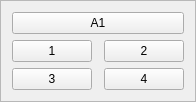
     <widget class="QFrame" name="frame_81">
      <property name="geometry">
       <rect>
        <x>220</x>
        <y>10</y>
        <width>111</width>
        <height>91</height>
       </rect>
      </property>
      <property name="frameShape">
       <enum>QFrame::StyledPanel</enum>
      </property>
      <property name="frameShadow">
       <enum>QFrame::Raised</enum>
      </property>
      <layout class="QVBoxLayout" name="verticalLayout_81">
       <item>
        <layout class="QGridLayout" name="gridLayout_81">
         <item row="0" column="0" colspan="3">
          <widget class="QPushButton" name="A1_81">
           <property name="text">
            <string>A1</string>
           </property>
          </widget>
         </item>
         <item row="1" column="2">
          <widget class="QPushButton" name="pushButton_324">
           <property name="text">
            <string>2</string>
           </property>
          </widget>
         </item>
         <item row="2" column="0">
          <widget class="QPushButton" name="pushButton_325">
           <property name="text">
            <string>3</string>
           </property>
          </widget>
         </item>
         <item row="2" column="2">
          <widget class="QPushButton" name="pushButton_326">
           <property name="text">
            <string>4</string>
           </property>
          </widget>
         </item>
         <item row="1" column="0">
          <widget class="QPushButton" name="pushButton_327">
           <property name="text">
            <string>1</string>
           </property>
          </widget>
         </item>
         <item row="2" column="1">
          <spacer name="horizontalSpacer_81">
           <property name="orientation">
            <enum>Qt::Horizontal</enum>
           </property>
           <property name="sizeHint" stdset="0">
            <size>
             <width>40</width>
             <height>20</height>
            </size>
           </property>
          </spacer>
         </item>
        </layout>
       </item>
      </layout>
     </widget>
